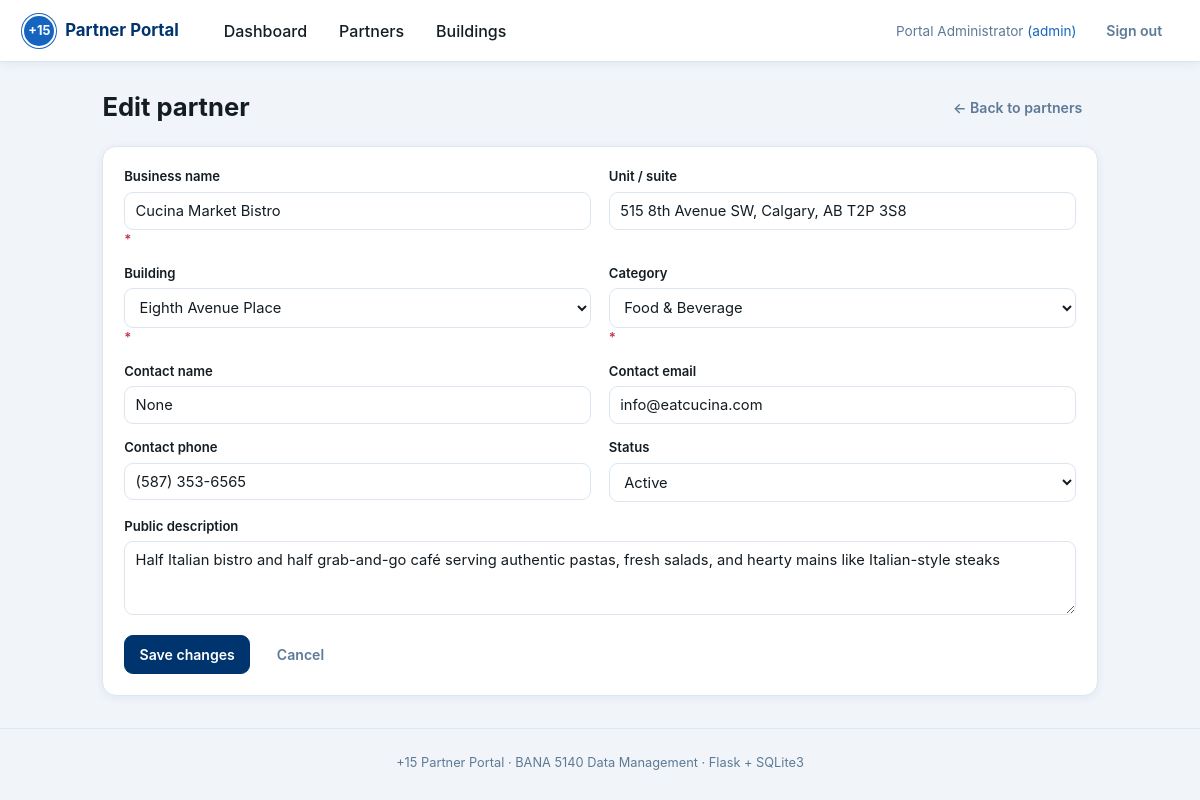
/partners/2/edit (signed in), run on the app's committed database.
### tables this page shows
CREATE TABLE partner (
    partner_id      INTEGER PRIMARY KEY AUTOINCREMENT,
    business_name   TEXT    NOT NULL,
    building_id     INTEGER NOT NULL,
    category_id     INTEGER NOT NULL,
    unit_number     TEXT,                           -- suite / unit within building
    contact_name    TEXT,
    contact_email   TEXT,
    contact_phone   TEXT,
    description     TEXT,                           -- short public blurb
    status          TEXT    NOT NULL DEFAULT 'active'
                    CHECK (status IN ('active','pending','suspended','closed')),
    created_at      TEXT    NOT NULL DEFAULT (datetime('now')),
    FOREIGN KEY (building_id) REFERENCES building (building_id),
    FOREIGN KEY (category_id) REFERENCES category (category_id)
);

CREATE TABLE building (
    building_id     INTEGER PRIMARY KEY AUTOINCREMENT,
    name            TEXT    NOT NULL UNIQUE,        -- e.g. "Bankers Hall"
    address         TEXT,                           -- street address if known
    quadrant        TEXT    CHECK (quadrant IN ('SW','SE','NW','NE')),
    plus15_level    INTEGER NOT NULL DEFAULT 1      -- floor the +15 runs on (1 = +15)
                    CHECK (plus15_level BETWEEN 0 AND 5),
    latitude        REAL,
    longitude       REAL,
    is_active       INTEGER NOT NULL DEFAULT 1      -- 0 = removed from network
                    CHECK (is_active IN (0,1))
);

CREATE TABLE category (
    category_id     INTEGER PRIMARY KEY AUTOINCREMENT,
    name            TEXT    NOT NULL UNIQUE,        -- e.g. "Food & Beverage"
    description     TEXT
);

### app.py (the view, shortened to what this page needs)
@app.route("/partners/<int:partner_id>/edit", methods=["GET", "POST"])
@login_required
@writer_required
def edit_partner(partner_id):
    db = get_db()
    partner = db.execute("SELECT * FROM partner WHERE partner_id = ?", (partner_id,)).fetchone()
    if partner is None:
        abort(404)
    buildings = db.execute("SELECT * FROM building ORDER BY name").fetchall()
    categories = db.execute("SELECT * FROM category ORDER BY name").fetchall()
    return render_template("partner_form.html", mode="edit", partner=partner,
                           buildings=buildings, categories=categories)

### app.py (called while the page is built)
def get_db():
    if "db" not in g:
        g.db = sqlite3.connect(DB_PATH)
        g.db.row_factory = sqlite3.Row            # rows behave like dicts
        g.db.execute("PRAGMA foreign_keys = ON;")  # enforce FK constraints
    return g.db

def login_required(f):
    @wraps(f)
    def wrapper(*args, **kwargs):
        if "user_id" not in session:
            flash("Please sign in to continue.", "warning")
            return redirect(url_for("login", next=request.path))
        return f(*args, **kwargs)
    return wrapper

def writer_required(f):
    @wraps(f)
    def wrapper(*args, **kwargs):
        if session.get("role") == "viewer":
            flash("Your account is read-only.", "danger")
            return redirect(request.referrer or url_for("list_partners"))
        return f(*args, **kwargs)
    return wrapper

@app.context_processor
def inject_user():
    return {"current_user": session.get("full_name"), "current_role": session.get("role")}

### templates/partner_form.html (shortened to what this page needs)
{% extends "base.html" %}
{% block content %}
<div class="page-head">
  <h1>{{ 'Edit partner' if mode=='edit' else 'Add a new partner' }}</h1>
  <a class="btn btn-ghost" href="{{ url_for('list_partners') }}">← Back to partners</a>
</div>
<form class="card form" method="post">
  <div class="grid-2">
    <label class="req">Business name
      <input type="text" name="business_name" required
             value="{{ partner.business_name if partner else '' }}">
    </label>
    <label>Unit / suite
      <input type="text" name="unit_number"
             value="{{ partner.unit_number if partner else '' }}">
    </label>
    <label class="req">Building
      <select name="building_id" required>
        {% for b in buildings %}
          <option value="{{ b.building_id }}"
            {% if partner and partner.building_id == b.building_id %}selected{% endif %}>{{ b.name }}</option>
        {% endfor %}
      </select>
    </label>
    <label class="req">Category
      <select name="category_id" required>
        {% for c in categories %}
          <option value="{{ c.category_id }}"
            {% if partner and partner.category_id == c.category_id %}selected{% endif %}>{{ c.name }}</option>
        {% endfor %}
      </select>
    </label>
    <label>Contact name
      <input type="text" name="contact_name" value="{{ partner.contact_name if partner else '' }}">
    </label>
    <label>Contact email
      <input type="email" name="contact_email" value="{{ partner.contact_email if partner else '' }}">
    </label>
    <label>Contact phone
      <input type="text" name="contact_phone" value="{{ partner.contact_phone if partner else '' }}">
    </label>
    <label>Status
      <select name="status">
        {% for s in ['active','pending','suspended','closed'] %}
          <option value="{{ s }}" {% if partner and partner.status==s %}selected{% endif %}>{{ s|capitalize }}</option>
        {% endfor %}
      </select>
    </label>
  </div>
  <label>Public description
    <textarea name="description" rows="3">{{ partner.description if partner else '' }}</textarea>
  </label>
  <div class="form-actions">
    <button class="btn btn-primary" type="submit">{{ 'Save changes' if mode=='edit' else 'Create partner' }}</button>
    <a class="btn btn-ghost" href="{{ url_for('list_partners') }}">Cancel</a>
  </div>
</form>
{% endblock %}

### static/style.css (style rules this page uses)
:root { --navy:#00346f; --navy-d:#001b3f; --blue:#1565c0; --blue-l:#e8f1fa; --amber:#d97706; --green:#1f9d55; --red:#c2334d; --ink:#141d23; --mute:#5e7a96; --line:#dbe6f0; --surface:#ffffff; --bg:#f1f5fa; --surface-2:#f6faff; --radius:14px; --shadow:0 2px 10px rgba(0,52,111,.07); --sans:'Inter',-apple-system,'Segoe UI',Roboto,Arial,sans-serif; }
* { box-sizing:border-box }
body { margin:0;font-family:var(--sans);background:var(--bg);color:var(--ink);line-height:1.5 }
a { color:var(--blue);text-decoration:none }
h1 { font-size:1.6rem;margin:0 0 .2rem }
.card { background:var(--surface);border:1px solid var(--line);border-radius:var(--radius); padding:1.3rem;box-shadow:var(--shadow);margin-bottom:1.3rem }
.page-head { display:flex;align-items:flex-start;justify-content:space-between;gap:1rem;margin-bottom:1rem }
.btn { display:inline-block;background:var(--surface-2);color:var(--navy);border:1px solid var(--line); border-radius:9px;padding:.5rem .9rem;font-size:.88rem;font-weight:600;cursor:pointer;font-family:inherit }
.btn-primary { background:var(--navy);color:#fff;border-color:var(--navy) }
.btn-ghost { background:transparent;border-color:transparent;color:var(--mute) }
.form label,.auth-card label { display:block;font-size:.82rem;font-weight:600;color:var(--ink);margin-bottom:.9rem }
.form .req::after { content:" *";color:var(--red) }
input,select,textarea { width:100%;margin-top:.3rem;padding:.55rem .65rem;border:1px solid var(--line); border-radius:9px;font-family:inherit;font-size:.92rem;color:var(--ink);background:#fff }
.grid-2 { display:grid;grid-template-columns:1fr 1fr;gap:0 1.1rem }
.form-actions { display:flex;gap:.7rem;margin-top:.4rem }

### data on the page
partner: business_name "Cucina Market Bistro", unit_number "515 8th Avenue SW, Calgary, AB T2P 3S8", building_id "Eighth Avenue Place", category_id "Food & Beverage", contact_email "info@eatcucina.com", contact_phone "(587) 353-6565", status "Active", description "Half Italian bistro and half grab-and-go café serving authentic pastas, fresh salads, and hearty mains like Italian-style steaks"

### other printed values
{{ current_user }} "Portal Administrator"
{{ current_role }} "admin"
{{ 'Edit partner' if mode=='edit' else 'Add a new partner' }} "Edit partner"
{{ 'Save changes' if mode=='edit' else 'Create partner' }} "Save changes"
